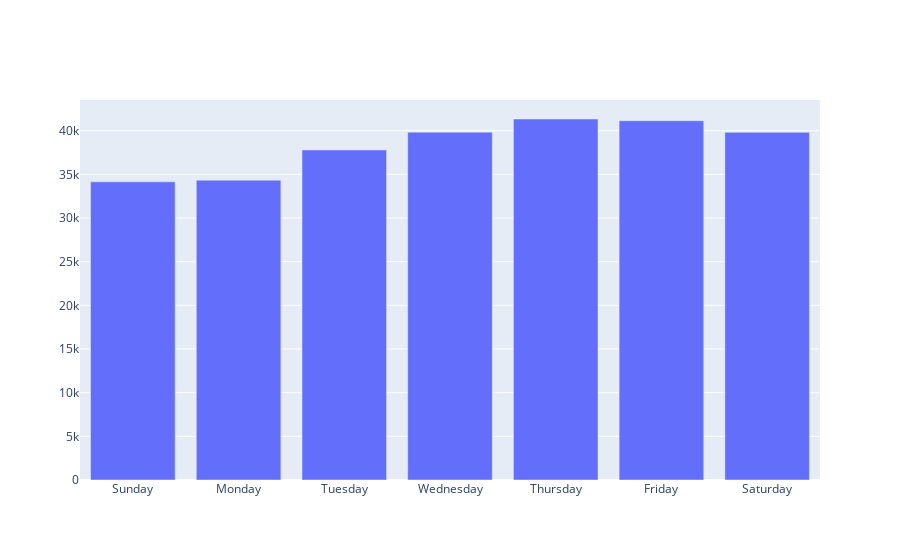

Notebook cell for this chart:
### Code cell
fig = go.Figure([go.Bar(x=days, y = y0)])
fig.show()

### Figure 1 — Plotly figure (JSON) as saved in the notebook; plotly's stock layout.template omitted (floating-point values rounded to 4 significant figures)
{"data": [{"type": "bar", "x": ["Sunday", "Monday", "Tuesday", "Wednesday", "Thursday", "Friday", "Saturday"], "y": [34140, 34338, 37792, 39832, 41340, 41141, 39810]}], "layout": {}}
